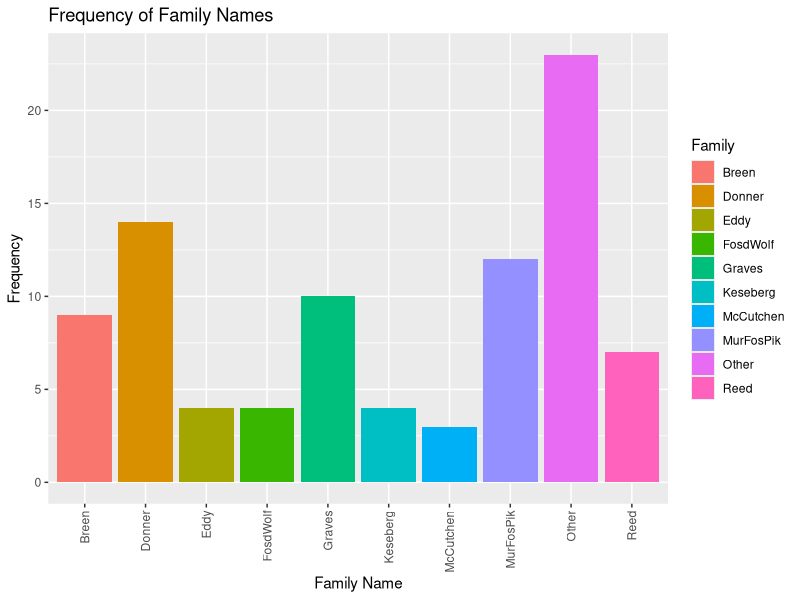
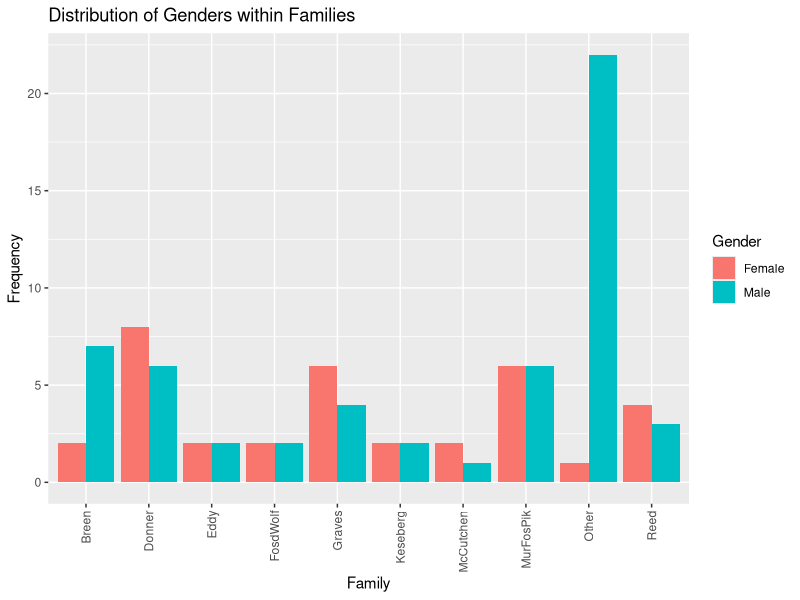
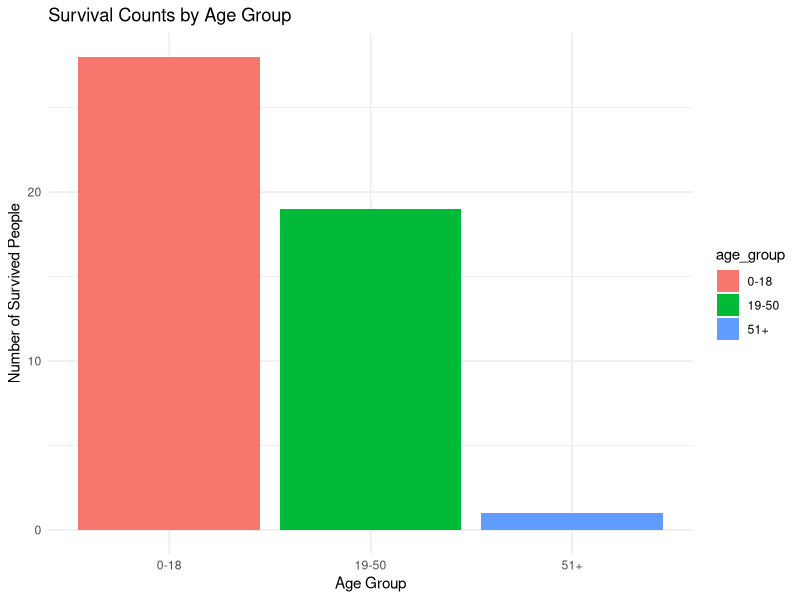
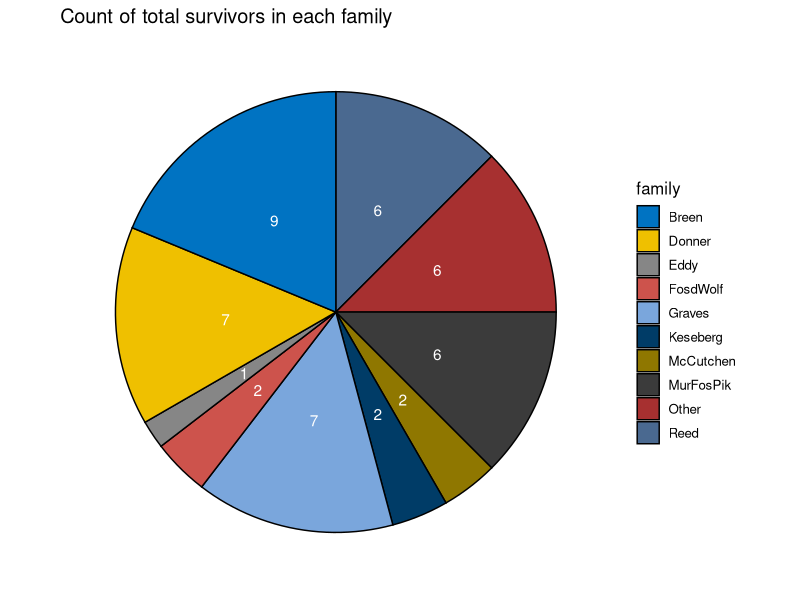
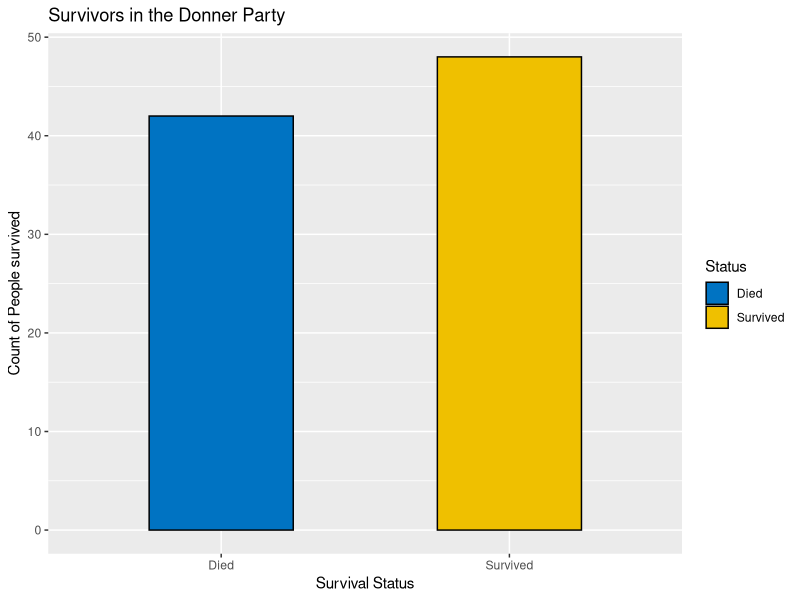
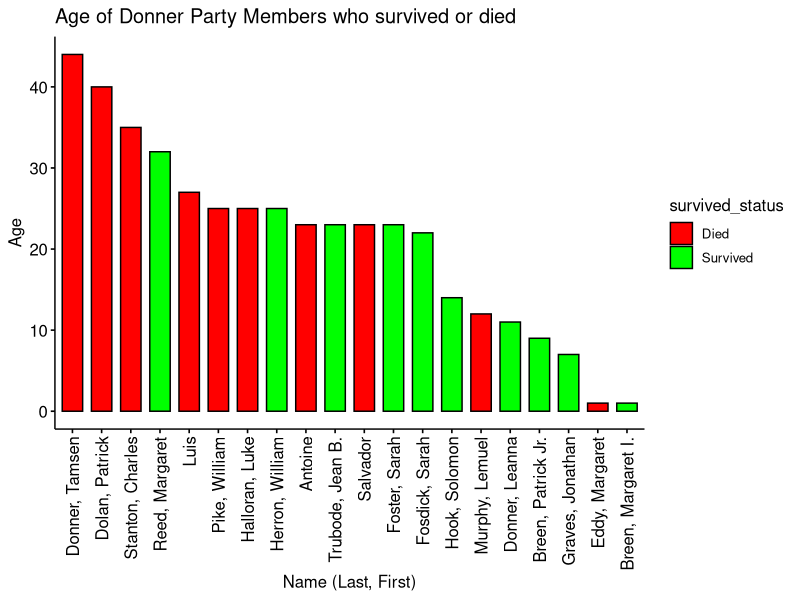
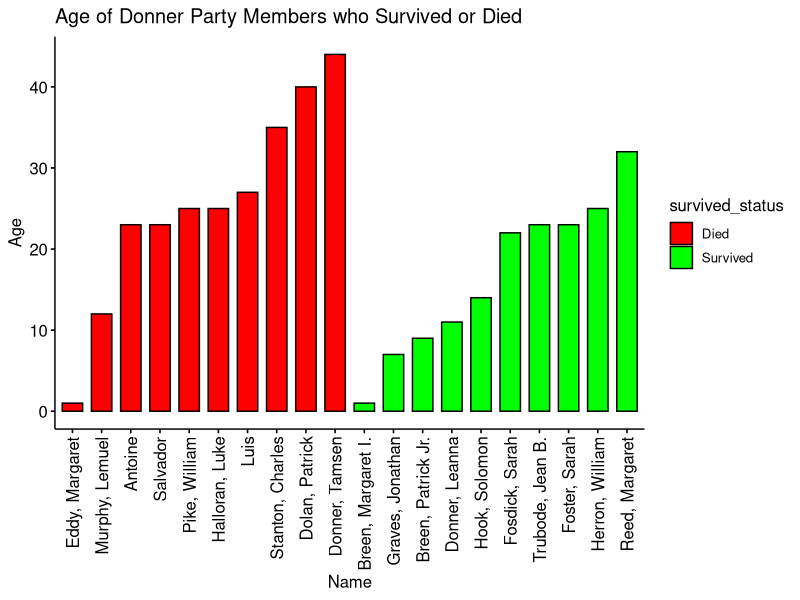
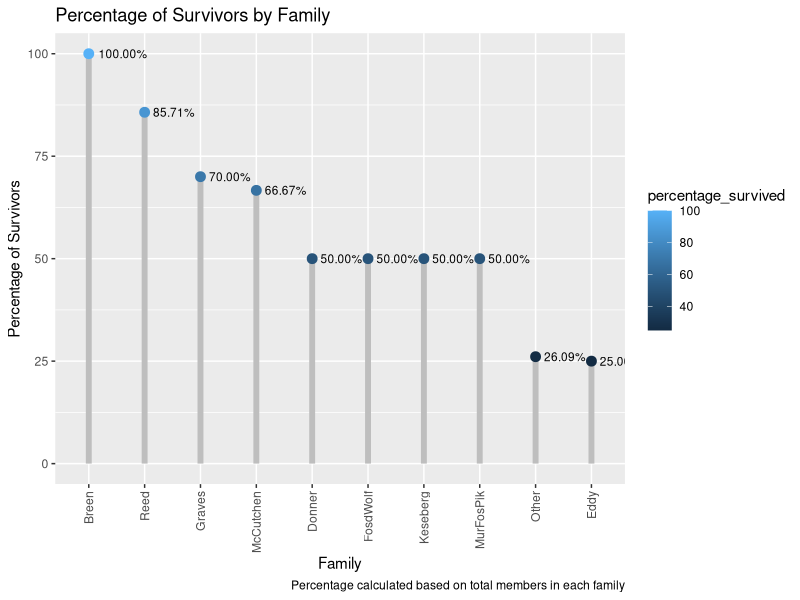

The R script that drew these images, in order:
## ---- chunk 1
knitr::opts_chunk$set(echo = TRUE)
## ---- chunk 2
#load all the libraries. these libraies will be used in successive programs.
library(dplyr)
library(tidyr)
library(magrittr)
library(knitr)
library(ggplot2)
library(ggpubr)
library(ggsci)
library(vcd)
library(vcdExtra)


#a)
# Frequency of Family Names
family_name_freq <- as.data.frame(table(Donner$family))
colnames(family_name_freq) <- c("Family", "Frequency")
print(family_name_freq)
# Plot the graph using ggplot2 with color
ggplot(family_name_freq, aes(x = Family, y = Frequency, fill = Family)) +
  geom_bar(stat = "identity") +
  labs(title = "Frequency of Family Names", x = "Family Name", y = "Frequency") +
  scale_fill_discrete(name = "Family") +  # Set legend title
  theme(axis.text.x = element_text(angle=90, vjust=.5, hjust=1))

#b)
# Distribution of Genders within Families
gender_in_families <- as.data.frame(table(Donner$family, Donner$sex))
colnames(gender_in_families) <- c("Family", "Gender", "Frequency")
print(gender_in_families)
ggplot(gender_in_families, aes(x = Family, y = Frequency, fill = Gender)) +
  geom_bar(stat = "identity", position = "dodge") +
  labs(title = "Distribution of Genders within Families", x = "Family", y = "Frequency", fill = "Gender")+
  theme(axis.text.x = element_text(angle=90, vjust=.5, hjust=1))

#c)
# Define age groups and count the number of people survive
donner_dataset<-Donner
donner_dataset$age_group <- cut(donner_dataset$age, breaks = c(0, 18, 50, max(Donner$age)), labels = c("0-18", "19-50", "51+"))
# Count the number of survived people in each age group
survived_counts <- aggregate(survived ~ age_group, data = donner_dataset, FUN = function(x) sum(x == 1))
print(survived_counts)
# Plot the graph using ggplot2
ggplot(survived_counts, aes(x = age_group, y = survived, fill = age_group,palette="jco")) +
  geom_bar(stat = "identity") +
  labs(title = "Survival Counts by Age Group", x = "Age Group", y = "Number of Survived People",title.align = "center") +
  theme_minimal()
  


## ---- chunk 3
data("Donner", package = "vcdExtra")

# Calculate the total number of survivors in each family and the percentage of survivors
family_survival_summary <- Donner %>% #loading the data to dataframe.
  group_by(family) %>%  #grouping the data by family name
  summarize(total_members = n(),     #total members in each family
            total_survivors = sum(survived),  #counting members who survived
            percentage_survived = (total_survivors / total_members) * 100) %>%
  arrange(desc(percentage_survived)) # arrange data in descending order of percentage

# Print the data frame
print(family_survival_summary)

## ---- chunk 4
library(ggpubr)
# Group the data by family and calculate total survivors
survivors_summary <- Donner%>%
  group_by(family) %>%
  summarize(
            total_survivors = sum(survived))
survivors_summary

# Create the pie chart
ggpie(survivors_summary, "total_survivors", label = "total_survivors",fill="family",lab.pos="in",lab.font = list(color = "white"),palette="jco",legend="right", title="Count of total survivors in each family")

  
## ---- chunk 5
# Calculate the count of died and survived
died_count <- sum(Donner$survived == 0)
survived_count <- sum(Donner$survived == 1)

# Create a dataframe
survival_summary <- data.frame(
  Status = factor(c("Died", "Survived"), levels = c("Died", "Survived")),
  Count = c(died_count, survived_count)
)

# Print the summary dataframe
print(survival_summary)

## ---- chunk 6
# Load the required library
library(ggpubr)

ggbarplot(survival_summary, x = "Status", y = "Count",
          fill = "Status", 
          palette = "jco",
          title = "Survivors in the Donner Party",
          title.pos = "center",
          xlab = "Survival Status",
          ylab = "Count of People survived",
          width = 0.5)+
  theme_gray()
## ---- chunk 7

# Take a random sample of 20 records from the Donner dataset
sample_data <- Donner[sample(nrow(Donner), 20), ]
#order sample data by age
sample_data <- sample_data[order(sample_data$age, decreasing = TRUE), ]

# Add row numbers as IDs
sample_data$ID <- seq_len(nrow(sample_data))
sample_data <- cbind(rownames(sample_data), sample_data)
rownames(sample_data) <- NULL
colnames(sample_data) <- c("name","family","age","sex","survived_status","death","rowid")
# Convert "survived" to a factor with labels "Survived" and "Died"
sample_data$survived_status <- factor(sample_data$survived_status, levels = c(0, 1), labels = c("Died", "Survived"))

# Create the bar plot with labels, aligned names, and bars arranged by age
ggbarplot(sample_data, x = "name", y = "age",
          fill = "survived_status",
          ylab = "Age", xlab = "Name (Last, First)",
          main = "Age of Donner Party Members who survived or died ",
          position = position_dodge(),
          legend = "right",
          palette = c("red", "green")) +
  theme(axis.text.x = element_text(angle = 90, vjust = 0.5, hjust = 1))
## ---- chunk 8
#Reorder the levels of "name" based on survival status
sample_data <- sample_data[order(sample_data$survived_status, sample_data$age), ]

sample_data

# Create the bar plot with labels, aligned names, and bars arranged by survival status and then age
ggbarplot(sample_data, x = "name", y = "age",
          fill = "survived_status",
          ylab = "Age", xlab = "Name",
          title  = "Age of Donner Party Members who Survived or Died",
          position = position_dodge(),
          legend = "right",
          palette = c( "red","green")) +
  theme(axis.text.x = element_text(angle = 90, vjust = 0.5, hjust = 1))
## ---- chunk 9
# Calculate the total number of survivors
total_survivors <- sum(Donner$survived)

# Calculate the percentage of survivors by family based on total survivors
survival_percentage_by_family <- Donner %>%
  group_by(family) %>%
  summarize(total_members = n(),
            total_survivors_in_family = sum(survived),
            percentage_survived = (total_survivors_in_family / total_survivors) * 100) %>%
  arrange(desc(percentage_survived))

# Create the dot chart for survivor percent of each family
ggplot(family_survival_summary, aes(x = reorder(family, -percentage_survived), y = percentage_survived, label = sprintf("%.2f%%", percentage_survived))) +
  geom_segment(aes(x = reorder(family, -percentage_survived), xend = family, y = 0, yend = percentage_survived), color = "grey",linewidth=2) +
  geom_point(aes(color = percentage_survived), size = 3) +
  geom_text(size = 3, hjust = -0.2) +
  labs(title = "Percentage of Survivors by Family",
       x = "Family",
       y = "Percentage of Survivors",
       caption = "Percentage calculated based on total members in each family") +
  theme(axis.text.x = element_text(angle = 90, vjust = 0.5, hjust = 1))

# Create the dot chart
ggplot(survival_percentage_by_family, aes(x = reorder(family, -percentage_survived), y = percentage_survived, label = sprintf("%.2f%%", percentage_survived))) +
  geom_segment(aes(x = reorder(family, -percentage_survived), xend = family, y = 0, yend = percentage_survived), color = "grey",linewidth=2) +
  geom_point(size = 3,aes(color = percentage_survived)) +
  geom_text(size = 3, hjust = -0.2) +
  labs(title = "Percentage of Survivors by Family in Total survivors", title.align="center",
       x = "Family",
       y = "Percentage of Survivors",
       caption = "Percentage calculated based on total number of survivors") +
  theme(axis.text.x = element_text(angle = 90, vjust = 0.5, hjust = 1))

## ---- chunk 10
# Filter the data for survivors and calculate the count of survivors per family
survivors_data <- Donner %>% filter(survived == 1) %>% count(family)
# Calculate the total count of individuals per family
total_data <- Donner %>% count(family)
# Calculate the number of survivors
num_survivors <- survivors_data$n
# Calculate the mean and standard deviation of the number of survivors
mean_survivors <- mean(num_survivors)
sd_survivors <- sd(num_survivors)
# Calculate the z-score for each family based on the number of survivors and round off to 3 digit decimal place
z_scores <- signif((num_survivors - mean_survivors) / sd_survivors, digits = 3) 

# Combine the data into a single dataframe
family_data <- data.frame(
  Family = survivors_data$family,
  NumberSurvived = survivors_data$n,
  ZScore = z_scores
)

# Order the dataframe by z-score
family_data <- family_data[order(family_data$ZScore), ]

# Print the formatted dataframe
print(family_data)

# Create the plot
ggplot(family_data, aes(reorder(Family, ZScore), ZScore, color = ZScore > 0)) + 
  # Add columns representing z-scores
  geom_col(width = 0.1, color = "grey", fill = "grey") + 
  # Add points for z-scores
  geom_point(size = 8, show.legend = FALSE) + 
  # Set x-axis label
  xlab("Family") + 
  # Set y-axis label
  ylab("Z-Score") + 
  # Add horizontal line at y = 0
  geom_hline(yintercept = 0) + 
  # Add text labels for z-scores
  geom_text(aes(label = ZScore), color = "black", size = 3)+
  theme_minimal()+ #remove any background color
  # Rotate x-axis labels vertically
  theme(axis.text.x = element_text(angle = 90, vjust = 0.5, hjust = 1)) 

## ---- chunk 11
# reusing the family data from Problem 9 with attributes Family, ZScore, NumberSurvived to plot the Cleveland Plot
#a<- ifelse(family_data$ZScore < 0, "red", "lightblue")
# Create the Cleveland plot
ggplot(family_data, aes(x = reorder(Family, ZScore), y = ZScore, color = factor(sign(ZScore)))) +
  geom_point(size = 3) +
  geom_hline(yintercept = 0) +
  scale_y_continuous(labels = scales::percent_format()) +  # Format y-axis as percentage
  scale_color_manual(values = c("red", "blue"), labels = c("Low", "High")) +
  labs(title = "Survivors by Families (Cleveland Plot)",
       x = "Family",
       y = "Total Survivors",
       color = "Z-Score Sign") +
  theme(plot.title = element_text(hjust = 1))+
  theme_minimal()+
  coord_flip()  # Rotate the plot by 90 degrees


## ---- chunk 12
# Create a vector of colors for x-axis labels based on Z-score
family_label_colors <- ifelse(family_data$ZScore < 0, "red", "blue")
# reusing the family data from Problem 9 with attributes Family, ZScore, NumberSurvived to plot the Cleveland Plot

# Create the Cleveland plot
ggplot(family_data, aes(x = reorder(Family, ZScore), y = ZScore, color = factor(sign(ZScore)))) +
  geom_point(size = 3) +
  geom_hline(yintercept = 0) +
  scale_y_continuous(labels = scales::percent_format()) +  # Format y-axis as percentage
  scale_color_manual(values = c("red", "blue"), labels = c("Low", "High")) +
  labs(title = "Survivors by Families (Cleveland Plot)",
       x = "Family",
       y = "Total Survivors",
       color = "Z-Score Sign") +
  theme(plot.title = element_text(hjust = 1),
        axis.text.x = element_text(colour = family_label_colors, angle = 90, vjust = 0.5, hjust = 1))+
  theme_minimal()+
  coord_flip()
